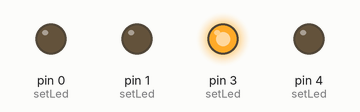
Simulated run of this sketch. Board: Arduino Uno, built with avr-gcc and run on an emulated ATmega328P. Shown: output pins drawn as LEDs (lit = HIGH).

Above: at 0.16 s.
At 0.77 s:
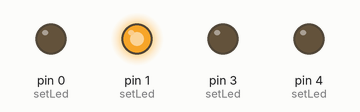
At 1.69 s:
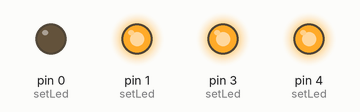
At 3.81 s:
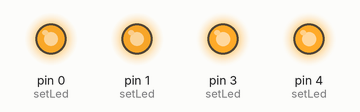
Timing chart, 0 to 3.9 s (numbered marks = the images above):
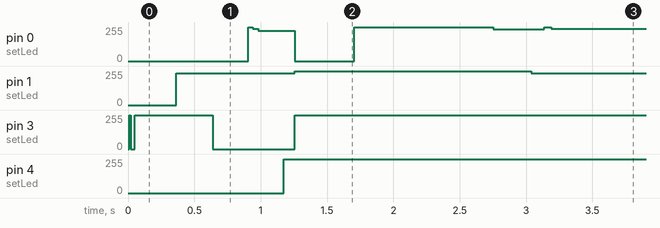

Measured:
- by itself, pin 1 (setLed): 0/255 → 238/255 at 0.36 s, → 255/255 0.89 s later, → 238/255 1.8 s later
- by itself, pin 3 (setLed): 0/255 → 255/255 at 0.01 s, → 0/255 0.63 s later, → 255/255 0.62 s later
- by itself, pin 4 (setLed): 0/255 → 255/255 at 1.2 s
- by itself, pin 0 (setLed): 0/255 → 227/255 at 0.91 s, → 0/255 0.35 s later, → 255/255 0.45 s later, → 240/255 1.0 s later, … (5 changes in this stretch)

The sketch:

LEDMatrix.ino
```cpp
#define MAP_START      32

#define DISPLAY_WIDTH  4
#define DISPLAY_HEIGHT 5

// "pixels" per second
#define SPEED          12

// the text to display
#define DISPLAY_STRING "USC MAKERS"

// maps characters to their 4x5 grid
unsigned long characterMap[59];

// set up a character in the characterMap
void Chr(char theChar, unsigned long value) {
  characterMap[theChar - MAP_START] = value;
}

// The offset of our string in the display
int offset = 0;
unsigned long lastMillis = 0;
unsigned long currentMillis = 0;
unsigned int timeout;

char myString[] = DISPLAY_STRING;
int length = sizeof(myString);

// render the string on the given offset
void renderString(char *theString, int offset) {
  int index = 0;
  while (theString[index]) {
    renderCharacter(theString[index], offset - index * (DISPLAY_WIDTH + 1));
    index++;
  }
}

// render a character on the given offset
void renderCharacter(char theChar, int charOffset) {
  if (charOffset <= -DISPLAY_WIDTH || charOffset > DISPLAY_WIDTH) {
    // off the 'screen' nothing to do
    return;
  }

  unsigned long graphic = characterMap[theChar - MAP_START];

  for (byte y = 0; y < DISPLAY_HEIGHT; y++) {
    for (byte x = 0; x < DISPLAY_WIDTH; x++) {
      // 3 - x to reverse order
      setPixel(3 - x - charOffset, y, graphic & 0x1);
      graphic = graphic >> 1;
    }
  }
}

// light a pixel at the given coordinates
void setPixel(byte x, byte y, boolean ledStatus) {
  if (x >= 0 && x < DISPLAY_WIDTH) {
    if (y <= x) {
      x++;
    }
    setLed(y, x, ledStatus);
  }
}

// turn on the pins to light a LED
void setLed(byte vin, byte gnd, boolean ledStatus) {
  delayMicroseconds(500);
  pinMode(0, INPUT);
  pinMode(1, INPUT);
  pinMode(2, INPUT);
  pinMode(3, INPUT);
  pinMode(4, INPUT);

  if(!ledStatus) return;

  pinMode(vin, OUTPUT);
  pinMode(gnd, OUTPUT);
  digitalWrite(vin, HIGH);
  digitalWrite(gnd, LOW);
}

// runs at start
void setup() {
  // set up render map

  // Rows:   1---2---3---4---5---
  Chr('A', 0b10011001111110010110);
  Chr('B', 0b01111001011110010111);
  Chr('C', 0b11100001000100011110);
  Chr('D', 0b01111001100110010111);
  Chr('E', 0b11110001011100011111);
  Chr('F', 0b00010001011100011111);
  Chr('G', 0b01101001110100011110);
  Chr('H', 0b10011001111110011001);
  Chr('I', 0b11100100010001001110);
  Chr('J', 0b00100101010001001110);
  Chr('K', 0b10010101001101011001);
  Chr('L', 0b11110001000100010001);
  Chr('M', 0b10011001111111111001);
  Chr('N', 0b10011001110110111001);
  Chr('O', 0b01101001100110010110);
  Chr('P', 0b00010001011110010111);
  Chr('Q', 0b10000110110110010110);
  Chr('R', 0b10010101011110010111);
  Chr('S', 0b11111000111100011111);
  Chr('T', 0b01000100010001001110);
  Chr('U', 0b01101001100110011001);
  Chr('V', 0b00100101100110011001);
  Chr('W', 0b01101111111110011001);
  Chr('X', 0b10011001011010011001);
  Chr('Y', 0b00110100011010011001);
  Chr('Z', 0b11110010010010001111);
  Chr(' ', 0b00000000000000000000);
  Chr('1', 0b11100100010001100100);
  Chr('2', 0b11110001011010000111);
  Chr('3', 0b01111000011010000111);
  Chr('4', 0b01001111010101100100);
  Chr('5', 0b01111000011100011111);
  Chr('6', 0b01101001011100010110);
  Chr('7', 0b00010010010010001111);
  Chr('8', 0b01101001011010010110);
  Chr('9', 0b01101000111010010110);
  Chr('0', 0b01101001110110110110);

  // how long to wait between shifting the display
  timeout = 1000 / SPEED;
}

// loops continuously
void loop() {
  currentMillis = millis();

  renderString(myString, offset);

  if (currentMillis - lastMillis > timeout) {
    lastMillis = currentMillis;
    // shift string over one "pixel"
    offset++;
    // if it's past the length of the string, start over from the beginning
    if (offset > length * (DISPLAY_WIDTH + 1)) {
      offset = -DISPLAY_WIDTH;
    }
  }
}
```
